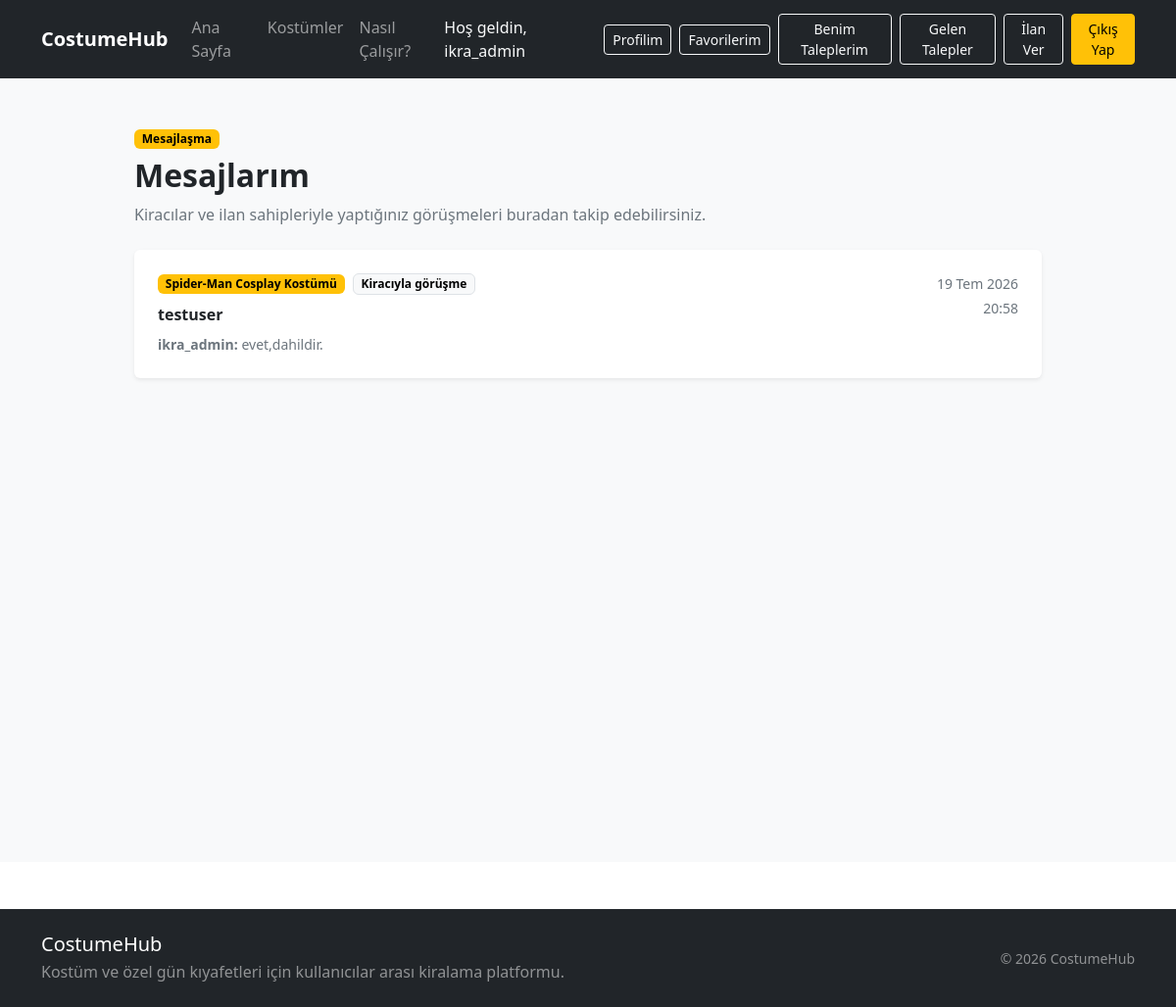
/mesajlar/ (signed in), run on the app's committed database.
### conversations/models.py (models this page shows, shortened)
class Sohbet(models.Model):
    ilan = models.ForeignKey(
        Ilan,
        on_delete=models.CASCADE,
        related_name="sohbetler",
    )
    kiraci = models.ForeignKey(
        settings.AUTH_USER_MODEL,
        on_delete=models.CASCADE,
        related_name="kiraci_sohbetleri",
    )
    ilan_sahibi = models.ForeignKey(
        settings.AUTH_USER_MODEL,
        on_delete=models.CASCADE,
        related_name="ilan_sahibi_sohbetleri",
    )
    olusturulma_tarihi = models.DateTimeField(
        auto_now_add=True,
    )
    guncellenme_tarihi = models.DateTimeField(
        auto_now=True,
    )
    class Meta:
        ordering = [
            "-guncellenme_tarihi",
        ]
        constraints = [
            models.UniqueConstraint(
                fields=[
                    "ilan",
                    "kiraci",
                ],
                name="benzersiz_ilan_kiraci_sohbeti",
            ),
        ]
        verbose_name = "Sohbet"
        verbose_name_plural = "Sohbetler"

class Mesaj(models.Model):
    sohbet = models.ForeignKey(
        Sohbet,
        on_delete=models.CASCADE,
        related_name="mesajlar",
    )
    gonderen = models.ForeignKey(
        settings.AUTH_USER_MODEL,
        on_delete=models.CASCADE,
        related_name="gonderilen_mesajlar",
    )
    icerik = models.TextField(
        max_length=1000,
    )
    okundu_mu = models.BooleanField(
        default=False,
    )
    olusturulma_tarihi = models.DateTimeField(
        auto_now_add=True,
    )
    class Meta:
        ordering = [
            "olusturulma_tarihi",
        ]
        verbose_name = "Mesaj"
        verbose_name_plural = "Mesajlar"

### products/models.py (models this page shows, shortened)
class Ilan(models.Model):
    BEDEN_SECENEKLERI = [
        ("XS", "XS"),
        ("S", "S"),
        ("M", "M"),
        ("L", "L"),
        ("XL", "XL"),
        ("XXL", "XXL"),
        ("STANDART", "Standart"),
    ]
    DURUM_SECENEKLERI = [
        ("TASLAK", "Taslak"),
        ("YAYINDA", "Yayında"),
        ("PASIF", "Pasif"),
    ]
    ilan_sahibi = models.ForeignKey(
        settings.AUTH_USER_MODEL,
        on_delete=models.CASCADE,
        related_name="ilanlar",
        verbose_name="İlan sahibi",
    )
    kategori = models.ForeignKey(
        Kategori,
        on_delete=models.PROTECT,
        related_name="ilanlar",
        verbose_name="Kategori",
    )
    baslik = models.CharField(
        max_length=150,
        verbose_name="İlan başlığı",
    )
    aciklama = models.TextField(
        max_length=2000,
        verbose_name="Açıklama",
    )
    fotograf = models.ImageField(
        upload_to="ilanlar/",
        blank=True,
        null=True,
        verbose_name="İlan fotoğrafı",
    )
    beden = models.CharField(
        max_length=20,
        choices=BEDEN_SECENEKLERI,
        verbose_name="Beden",
    )
    renk = models.CharField(
        max_length=50,
        verbose_name="Renk",
    )
    gunluk_fiyat = models.DecimalField(
        max_digits=10,
        decimal_places=2,
        verbose_name="Günlük kiralama ücreti",
    )
    depozito = models.DecimalField(
        max_digits=10,
        decimal_places=2,
        default=0,
        verbose_name="Depozito",
    )
    sehir = models.CharField(
        max_length=50,
        verbose_name="Şehir",
    )
    durum = models.CharField(
        max_length=20,
        choices=DURUM_SECENEKLERI,
        default="YAYINDA",
        verbose_name="İlan durumu",
    )
    mevcut_mu = models.BooleanField(
        default=True,
        verbose_name="Kiralamaya uygun mu?",
    )
    olusturulma_tarihi = models.DateTimeField(
        auto_now_add=True,
    )
    guncellenme_tarihi = models.DateTimeField(
        auto_now=True,
    )
    class Meta:
        verbose_name = "İlan"
        verbose_name_plural = "İlanlar"
        ordering = [
            "-olusturulma_tarihi",
        ]

### conversations/views.py (the view)
@login_required
def sohbet_listesi(request):
    sohbetler = (
        Sohbet.objects.filter(
            Q(kiraci=request.user)
            | Q(ilan_sahibi=request.user)
        )
        .select_related(
            "ilan",
            "kiraci",
            "ilan_sahibi",
        )
        .prefetch_related(
            "mesajlar",
        )
        .distinct()
    )
    return render(
        request,
        "conversations/sohbet_listesi.html",
        {
            "sohbetler": sohbetler,
        },
    )

### templates/conversations/sohbet_listesi.html (shortened to what this page needs)
{% extends "base.html" %}
{% block content %}
<section class="py-5 bg-light min-vh-100">
    <div class="container">
        <div class="row justify-content-center">
            <div class="col-lg-10">
                <div class="mb-4">
                    <span class="badge text-bg-warning mb-2">
                        Mesajlaşma
                    </span>
                    <h1 class="h2 fw-bold mb-2">
                        Mesajlarım
                    </h1>
                    <p class="text-secondary mb-0">
                        Kiracılar ve ilan sahipleriyle yaptığınız
                        görüşmeleri buradan takip edebilirsiniz.
                    </p>
                </div>
                {% if sohbetler %}
                    <div class="row g-3">
                        {% for sohbet in sohbetler %}
                            <div class="col-12">
                                <a
                                    href="{% url 'conversations:sohbet_detay' sohbet.id %}"
                                    class="text-decoration-none text-dark"
                                >
                                    <div
                                        class="card border-0 shadow-sm
                                               h-100"
                                    >
                                        <div class="card-body p-4">
                                            <div
                                                class="d-flex
                                                       justify-content-between
                                                       align-items-start
                                                       gap-3"
                                            >
                                                <div class="flex-grow-1">
                                                    <div
                                                        class="d-flex
                                                               flex-wrap
                                                               align-items-center
                                                               gap-2 mb-2"
                                                    >
                                                        <span
                                                            class="badge
                                                                   text-bg-warning"
                                                        >
                                                            {{ sohbet.ilan.baslik }}
                                                        </span>
                                                        {% if request.user == sohbet.kiraci %}
                                                            <span
                                                                class="badge
                                                                       text-bg-light
                                                                       border"
                                                            >
                                                                İlan sahibiyle görüşme
                                                            </span>
                                                        {% else %}
                                                            <span
                                                                class="badge
                                                                       text-bg-light
                                                                       border"
                                                            >
                                                                Kiracıyla görüşme
                                                            </span>
                                                        {% endif %}
                                                    </div>
                                                    {% if request.user == sohbet.kiraci %}
                                                        <div
                                                            class="fw-semibold"
                                                        >
                                                            {{ sohbet.ilan_sahibi.username }}
                                                        </div>
                                                    {% else %}
                                                        <div
                                                            class="fw-semibold"
                                                        >
                                                            {{ sohbet.kiraci.username }}
                                                        </div>
                                                    {% endif %}
                                                    <div
                                                        class="text-secondary
                                                               small mt-2"
                                                    >
                                                        {% with son_mesaj=sohbet.mesajlar.last %}
                                                            {% if son_mesaj %}
                                                                <strong>
                                                                    {{ son_mesaj.gonderen.username }}:
                                                                </strong>
                                                                {{ son_mesaj.icerik|truncatechars:90 }}
                                                            {% else %}
                                                                Henüz mesaj gönderilmedi.
                                                            {% endif %}
                                                        {% endwith %}
                                                    </div>
                                                </div>
                                                <div
                                                    class="text-end
                                                           flex-shrink-0"
                                                >
                                                    <div
                                                        class="small
                                                               text-secondary"
                                                    >
                                                        {{ sohbet.guncellenme_tarihi|date:"d M Y" }}
                                                    </div>
                                                    <div
                                                        class="small
                                                               text-secondary mt-1"
                                                    >
                                                        {{ sohbet.guncellenme_tarihi|time:"H:i" }}
                                                    </div>
                                                </div>
                                            </div>
                                        </div>
                                    </div>
                                </a>
                            </div>
                        {% endfor %}
                    </div>
                {% endif %}
            </div>
        </div>
    </div>
</section>
{% endblock %}

### templates/partials/navbar.html (shortened to what this page needs)
<nav class="navbar navbar-expand-lg navbar-dark bg-dark">
    <div class="container">
        <a class="navbar-brand fw-bold" href="{% url 'products:home' %}">
            CostumeHub
        </a>
        <div class="collapse navbar-collapse" id="anaMenu">
            <ul class="navbar-nav me-auto mb-2 mb-lg-0">
                <li class="nav-item">
                    <a
                        class="nav-link"
                        href="{% url 'products:home' %}"
                    >
                        Ana Sayfa
                    </a>
                </li>
                <li class="nav-item">
                    <a
                        class="nav-link"
                        href="{% url 'products:ilan_listesi' %}"
                    >
                        Kostümler
                    </a>
                </li>
                <li class="nav-item">
                    <a
                        class="nav-link"
                        href="{% url 'products:home' %}#nasil-calisir"
                    >
                        Nasıl Çalışır?
                    </a>
                </li>
            </ul>
            <div class="d-flex align-items-center gap-2">
                {% if user.is_authenticated %}
                    <span class="navbar-text text-light me-2">
                        Hoş geldin, {{ user.username }}
                    </span>
                    <a
                        href="{% url 'accounts:profil' %}"
                        class="btn btn-outline-light btn-sm"
                    >
                        Profilim
                    </a>
                    <a
    href="{% url 'favorites:favorilerim' %}"
    class="btn btn-outline-light btn-sm"
>
    Favorilerim
</a>
                    <a
                        href="{% url 'rentals:benim_kiralama_taleplerim' %}"
                        class="btn btn-outline-light btn-sm"
                    >
                        Benim Taleplerim
                    </a>
                    <a
                        href="{% url 'rentals:gelen_kiralama_talepleri' %}"
                        class="btn btn-outline-light btn-sm"
                    >
                        Gelen Talepler
                    </a>
                    <a
                        href="{% url 'products:ilan_olustur' %}"
                        class="btn btn-outline-light btn-sm"
                    >
                        İlan Ver
                    </a>
                    <form
                        method="POST"
                        action="{% url 'accounts:cikis' %}"
                        class="d-inline"
                    >
                        <button
                            type="submit"
                            class="btn btn-warning btn-sm"
                        >
                            Çıkış Yap
                        </button>
                    </form>
                {% endif %}
            </div>
        </div>
    </div>
</nav>

### static/css/style.css (style rules this page uses)
body { background-color: #ffffff; color: #212529; }
.card { transition: transform 0.2s ease, box-shadow 0.2s ease; }

### data on the page
Sohbet: ilan.baslik "Spider-Man Cosplay Kostümü", shows "Kiracıyla görüşme", kiraci.username "testuser", mesajlar.last.gonderen.username "ikra_admin", mesajlar.last.icerik "evet,dahildir.", guncellenme_tarihi "19 Tem 2026", guncellenme_tarihi "20:58"

### other printed values
{{ user.username }} "ikra_admin"
